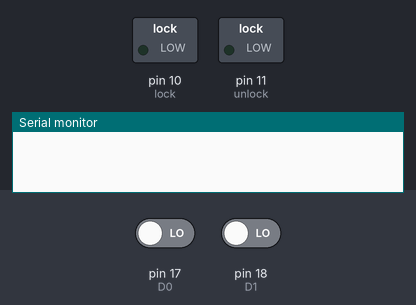
This sketch was run on a simulated Arduino Mega 2560, built with avr-gcc and run on an emulated ATmega2560. Parts: switched loads named in the sketch (green lamp = pin HIGH), the last lines printed to the serial monitor. Inputs (shaded band) come from the test bench; at power-on: pin 17 (D0) LOW, pin 18 (D1) LOW. The modem accepts every AT command (registered, SIM ready, sends succeed) and sends nothing else.

Above: at 0.1 s.
At 20.3 s:
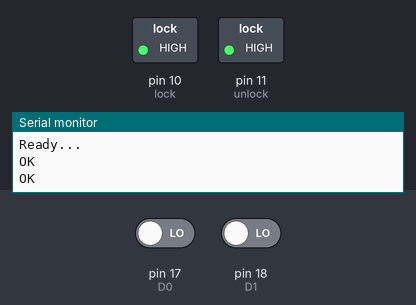
Timing chart, 0 to 21.8 s (numbered marks = the images above):
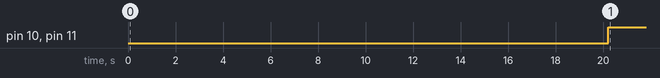

Measured:
- by itself, pin 10 (lock), pin 11 (unlock): LOW → HIGH at 20.2 s

The sketch:

code.ino
```cpp
//  ============   Simple Car Lock and Unlock System Via SMS  ================

// Project by: Mohammed Okasha & Abdullah Alhesnawi
// University of Tripoli - Computer Engineering Department
// Class project for Microcontrollers 2

// =============================================


#include <SoftwareSerial.h>

// Will hold the incoming character from the GSM shield
char inchar;

// TX and RX pins connected to ports 50, 51 or the Arduino Mega.
// You can use any ports just be sure to change them here.
SoftwareSerial SIM900(50, 51);

  // This pin connects to the relay which locks the car
int lock = 10;

// This pin connects to the relay which unlocks the car
int unlock = 11;

// This stores the command sent via SMS. "1" to lock the car and "2" to lock the car
char command;


int D0 = 17;  // connected to remote control button 1 (lock)
int D1 = 18;  // connected to remote control button 2 (unlock)


void setup(){
  pinMode(lock, OUTPUT);
  pinMode(unlock, OUTPUT);
  Serial.begin(19200);
  SIM900.begin(19200);
   // give time to log on to network.
  delay(20000);
  // set SMS mode to text
  SIM900.print("AT+CMGF=1\r");
  delay(100);
  // blurt out contents of new SMS upon receipt to the GSM shield's serial out
  SIM900.print("AT+CNMI=2,2,0,0,0\r");
  delay(100);
  Serial.println("Ready...");
} // End of setup()


void loop(){
  digitalWrite(unlock, HIGH);
  digitalWrite(lock, HIGH);

// Check to see if there is any incomming comands via SMS
  if(SIM900.available() >0){
   inchar=SIM900.read();
   Serial.print(inchar);
  }


   if (inchar=='#'){
     delay(10);
     inchar=SIM900.read();
     command = inchar;

      if (command == '1'){
      	digitalWrite(lock, LOW);
        delay(200);
      }else if(command == '2'){
        digitalWrite(unlock, LOW);
        delay(200);
  }
   }

  // Check for any incomming comands from the remote control
   if(digitalRead(D0)== 1){
    digitalWrite(lock, LOW);
    delay(100);
  }else if(digitalRead(D1) ==1){
     digitalWrite(unlock, LOW);
     delay(100);
  }


} // End of loop()
```
